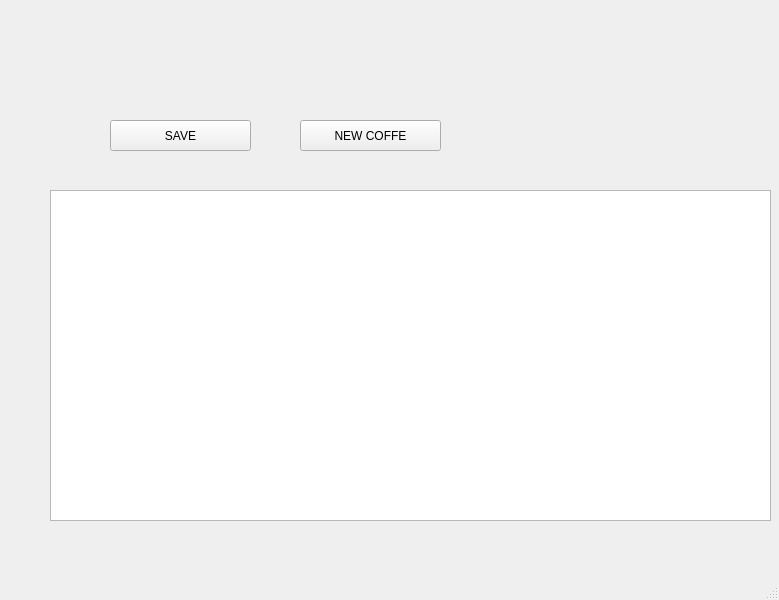
<?xml version="1.0" encoding="UTF-8"?>
<ui version="4.0">
 <class>MainWindow</class>
 <widget class="QMainWindow" name="MainWindow">
  <property name="geometry">
   <rect>
    <x>0</x>
    <y>0</y>
    <width>779</width>
    <height>600</height>
   </rect>
  </property>
  <property name="windowTitle">
   <string>MainWindow</string>
  </property>
  <widget class="QWidget" name="centralwidget">
   <widget class="QTableWidget" name="tableWidget">
    <property name="geometry">
     <rect>
      <x>50</x>
      <y>190</y>
      <width>721</width>
      <height>331</height>
     </rect>
    </property>
   </widget>
   <widget class="QPushButton" name="save">
    <property name="geometry">
     <rect>
      <x>110</x>
      <y>120</y>
      <width>141</width>
      <height>31</height>
     </rect>
    </property>
    <property name="text">
     <string>SAVE</string>
    </property>
   </widget>
   <widget class="QPushButton" name="cr_new">
    <property name="geometry">
     <rect>
      <x>300</x>
      <y>120</y>
      <width>141</width>
      <height>31</height>
     </rect>
    </property>
    <property name="text">
     <string>NEW COFFE</string>
    </property>
   </widget>
  </widget>
  <widget class="QMenuBar" name="menubar">
   <property name="geometry">
    <rect>
     <x>0</x>
     <y>0</y>
     <width>779</width>
     <height>21</height>
    </rect>
   </property>
  </widget>
  <widget class="QStatusBar" name="statusbar"/>
 </widget>
 <resources/>
 <connections/>
</ui>
